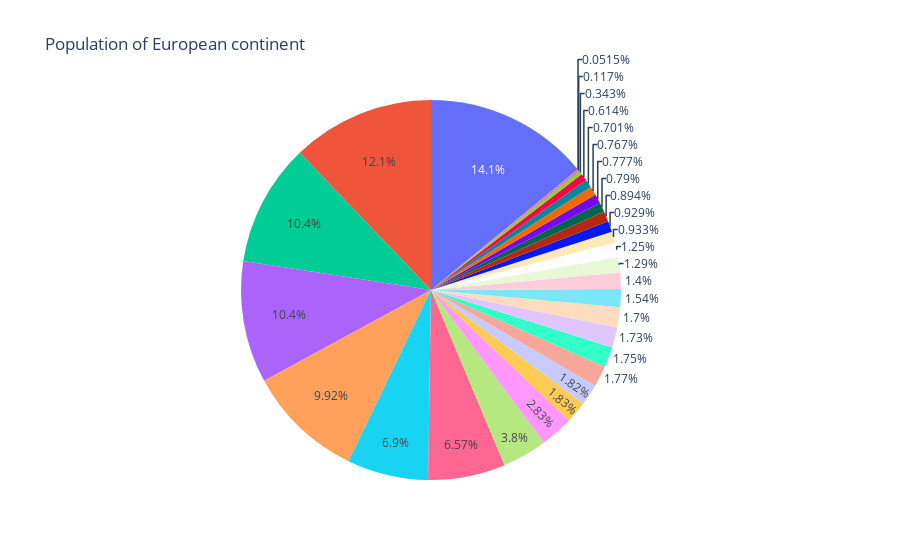

Here is the notebook cell this chart was saved with:
### Code cell
fig = px.pie(df, values='pop', names='country', title='Population of European continent')
fig.show()

### Figure 1 — Plotly figure (JSON) as saved in the notebook; plotly's stock layout.template omitted (floating-point values rounded to 4 significant figures)
{"data": [{"domain": {"x": [0, 1], "y": [0, 1]}, "hovertemplate": "pop=%{value}<extra></extra>", "legendgroup": "", "name": "", "showlegend": false, "type": "pie", "values": [3600523, 8199783, 10392226, 4552198, 7322858, 4493312, 10228744, 5468120, 5238460, 61083916, 82400996, 10706290, 9956108, 301931, 4109086, 58147733, 684736, 16570613, 4627926, 38518241, 10642836, 22276056, 10150265, 5447502, 2009245, 40448191, 9031088, 7554661, 71158647, 60776238]}], "layout": {"autosize": true, "legend": {"tracegroupgap": 0}, "title": {"text": "Population of European continent"}}}
